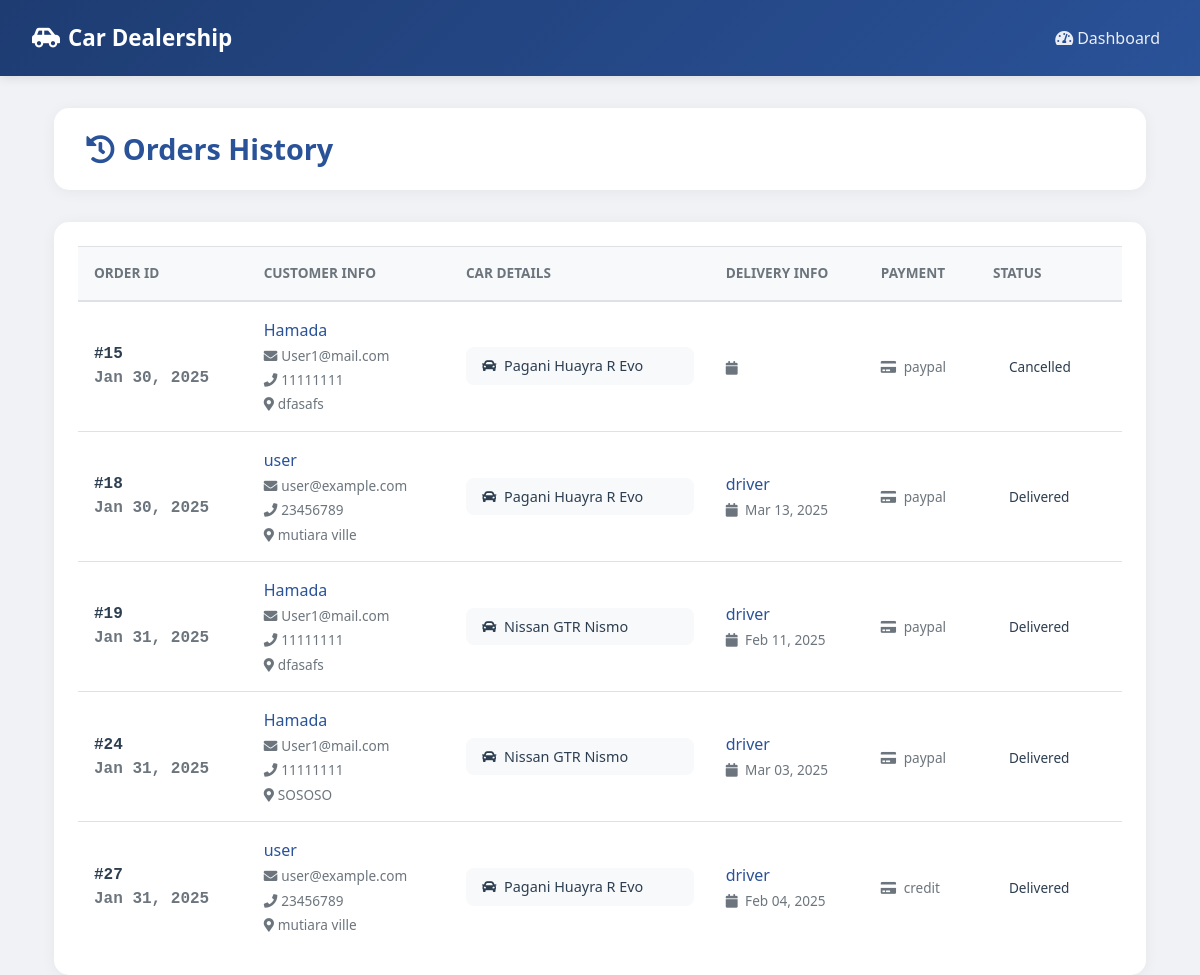
Before: /orders_history/ with the older database file.
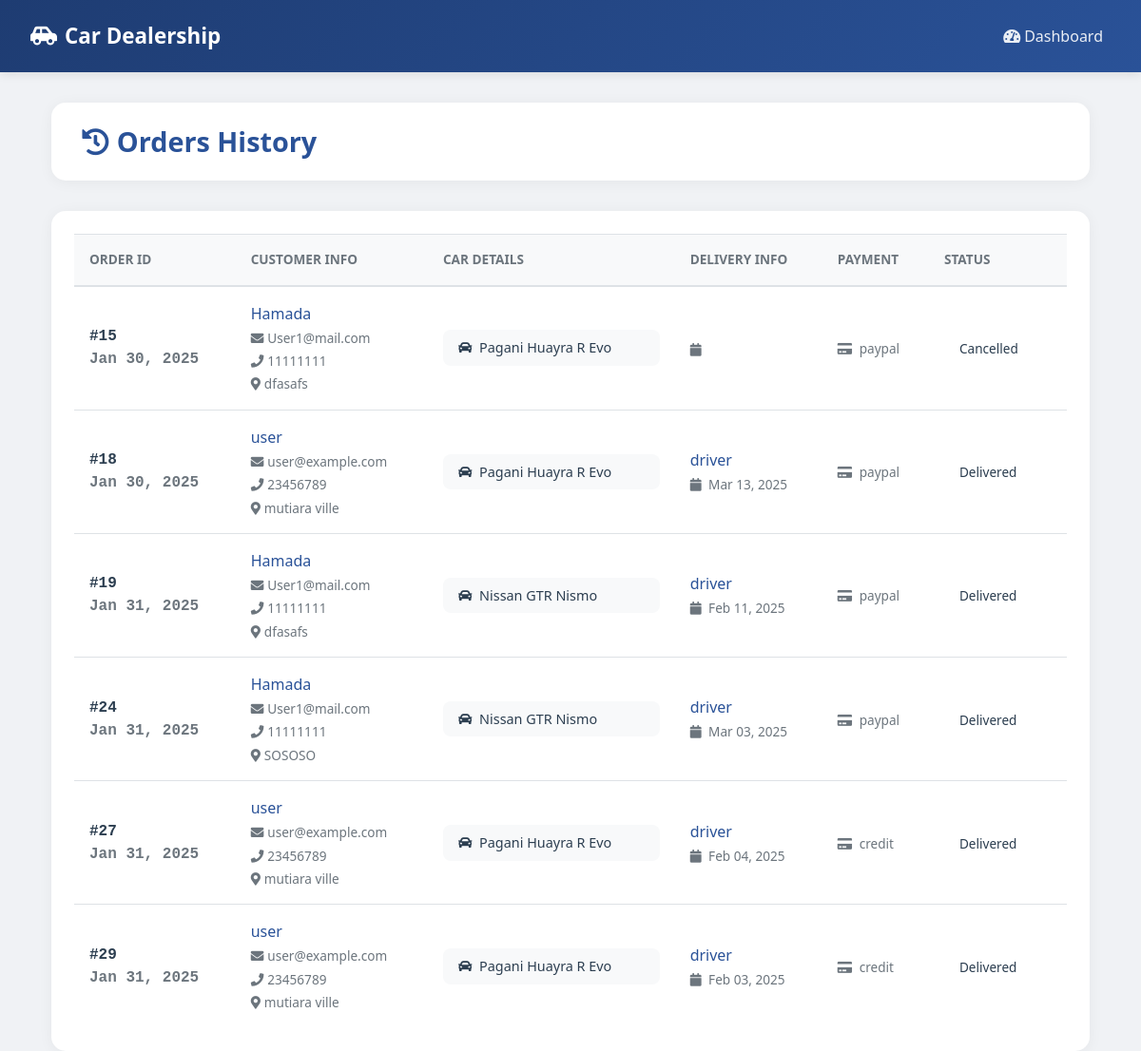
After: the same page with the newer database file.
### myproject/models.py (models this page shows, shortened)
class Order(models.Model):
    STATUS_CHOICES = [
        ('pending', 'Pending'),
        ('processing', 'Processing'),
        ('shipped', 'Shipped'),
        ('delivered', 'Delivered'),
    ]
    customer = models.ForeignKey(Customer, on_delete=models.CASCADE)
    car = models.ForeignKey(Car, on_delete=models.CASCADE)
    staff = models.ForeignKey(Staff, on_delete=models.SET_NULL, null=True, blank=True)
    driver = models.ForeignKey(Driver, on_delete=models.SET_NULL, null=True, blank=True)
    order_date = models.DateTimeField(auto_now_add=True)
    delivery_date = models.DateTimeField(null=True, blank=True)
    status = models.CharField(max_length=50, choices=STATUS_CHOICES, default='pending')
    address = models.CharField(max_length=255)
    payment_method = models.CharField(max_length=50)
    _observers = []

class Customer(models.Model):
    user = models.OneToOneField(User, on_delete=models.CASCADE, primary_key=True)
    full_name = models.CharField(max_length=100, default="Unknown")
    phone_number = models.CharField(max_length=15, default="")

class User(AbstractBaseUser):
    ROLE_CHOICES = [
        ("admin", "Admin"),
        ("staff", "Dealership Staff"),
        ("driver", "Delivery Driver"),
        ("customer", "Customer"),
    ]
    email = models.EmailField(unique=True)
    role = models.CharField(max_length=20, choices=ROLE_CHOICES)
    is_active = models.BooleanField(default=True)
    is_staff = models.BooleanField(default=False)
    objects = UserManager()
    USERNAME_FIELD = "email"
    REQUIRED_FIELDS = ["role"]

class Car(models.Model):
    CATEGORY_CHOICES = [
        ("american", "American"),
        ("german", "German"),
        ("japanese", "Japanese"),
        ("italian", "Italian"),
    ]
    make = models.CharField(max_length=100)
    model = models.CharField(max_length=100)
    category = models.CharField(max_length=20, choices=CATEGORY_CHOICES)
    description = models.TextField(blank=True, null=True)
    price = models.DecimalField(max_digits=10, decimal_places=2)
    stock = models.PositiveIntegerField(default=0)
    type = models.CharField(max_length=50, default="sedan")
    transmission = models.CharField(max_length=50, default="automatic")
    gas = models.CharField(max_length=50, default="50")
    power = models.CharField(max_length=50, default="0")
    year = models.CharField(max_length=4, default="2020")

class Driver(models.Model):
    user = models.OneToOneField(User, on_delete=models.CASCADE, primary_key=True)
    full_name = models.CharField(max_length=100, default="Unknown")
    phone_number = models.CharField(max_length=15, default="")
    license_number = models.CharField(max_length=50)

### myproject/views.py (the view)
# urls.py: path('orders_history/', views.orders_history, name='orders_history'),
def orders_history(request):
    completed_orders = Order.objects.exclude(status='pending')
    return render(request, 'orders_history.html', {
        'completed_orders': completed_orders,
    })

### myproject/templates/orders_history.html (shortened to what the changed rows need)
<!DOCTYPE html>
{% load static %}
<html lang="en">
<head>
    <link href="https://stackpath.bootstrapcdn.com/bootstrap/4.5.2/css/bootstrap.min.css" rel="stylesheet">
    <link href="https://cdnjs.cloudflare.com/ajax/libs/font-awesome/5.15.4/css/all.min.css" rel="stylesheet">
</head>
<body>
    <div class="container">
        <div class="page-header">
            <h2><i class="fas fa-history mr-2"></i>Orders History</h2>
        </div>
        <div class="table-container">
            <div class="table-responsive">
                <table class="table">
                    <thead>
                        <tr>
                            <th>Order ID</th>
                            <th>Customer Info</th>
                            <th>Car Details</th>
                            <th>Delivery Info</th>
                            <th>Payment</th>
                            <th>Status</th>
                        </tr>
                    </thead>
                    <tbody>
                        {% for order in completed_orders %}
                        <tr>
                            <td data-label="Order ID" class="order-id">
                                #{{ order.id }}
                                <div class="date-cell">{{ order.order_date|date:"M d, Y" }}</div>
                            </td>
                            <td data-label="Customer Info">
                                <div class="customer-info">
                                    <span class="customer-name">{{ order.customer.full_name }}</span>
                                    <span class="customer-detail">
                                        <i class="fas fa-envelope mr-1"></i>{{ order.customer.user.email }}
                                    </span>
                                    <span class="customer-detail">
                                        <i class="fas fa-phone mr-1"></i>{{ order.customer.phone_number }}
                                    </span>
                                    <span class="customer-detail">
                                        <i class="fas fa-map-marker-alt mr-1"></i>{{ order.address }}
                                    </span>
                                </div>
                            </td>
                            <td data-label="Car Details">
                                <div class="car-details">
                                    <i class="fas fa-car mr-1"></i>
                                    {{ order.car.make }} {{ order.car.model }}
                                </div>
                            </td>
                            <td data-label="Delivery Info">
                                <div class="customer-info">
                                    <span class="customer-name">{{ order.driver.full_name }}</span>
                                    <span class="customer-detail">
                                        <i class="fas fa-calendar mr-1"></i>
                                        {{ order.delivery_date|date:"M d, Y" }}
                                    </span>
                                </div>
                            </td>
                            <td data-label="Payment">
                                <span class="customer-detail">
                                    <i class="fas fa-credit-card mr-1"></i>
                                    {{ order.payment_method }}
                                </span>
                            </td>
                            <td data-label="Status">
                                <span class="status-badge status-{{ order.status|lower }}">
                                    {{ order.status }}
                                </span>
                            </td>
                        </tr>
                        {% endfor %}
                    </tbody>
                </table>
            </div>
        </div>
    </div>
</body>
</html>

Changed rows visible on the page:
added Order: id "29", order_date "Jan 31, 2025", customer.full_name "user", customer.user.email "user@example.com", customer.phone_number "23456789", address "mutiara ville", car.make "Pagani", car.model "Huayra R Evo", driver.full_name "driver", delivery_date "Feb 03, 2025", payment_method "credit", status "Delivered"
